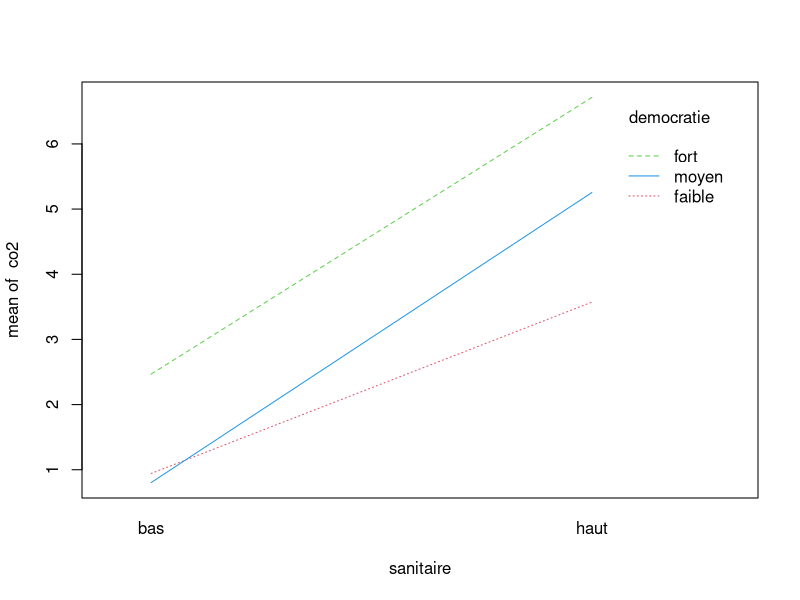
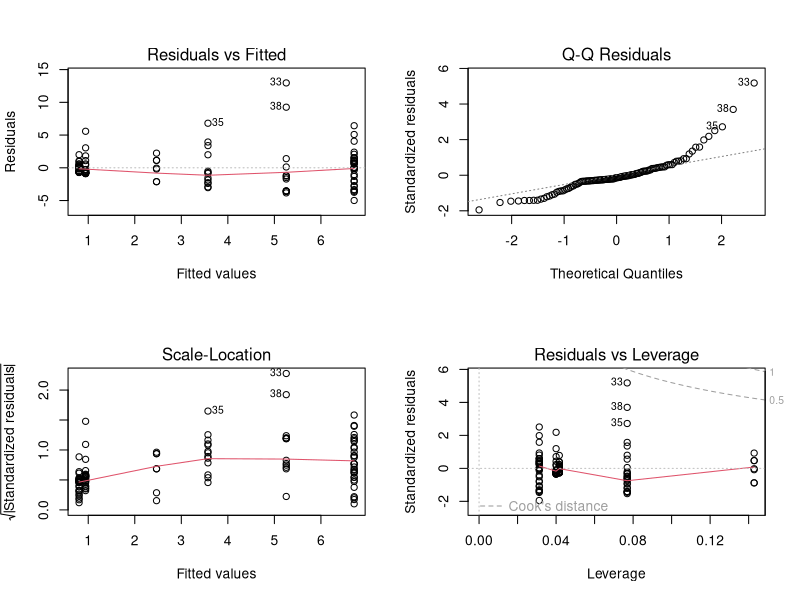
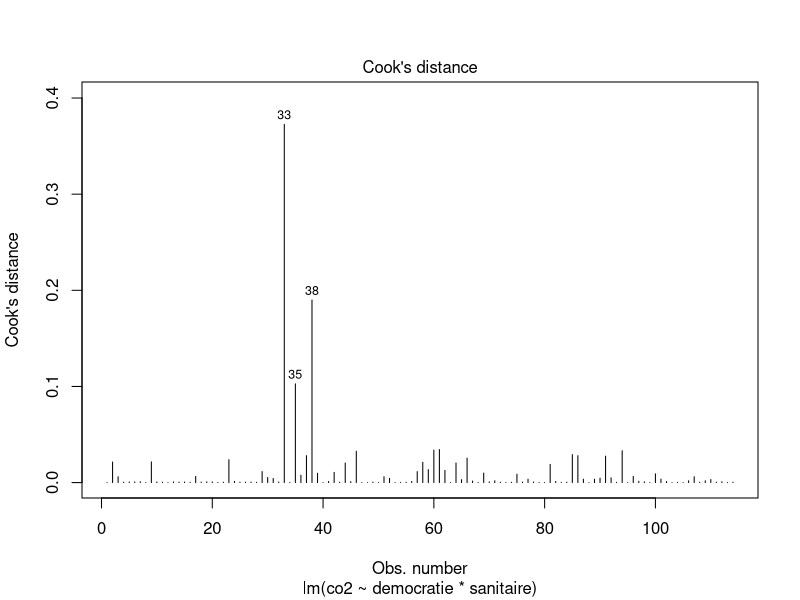
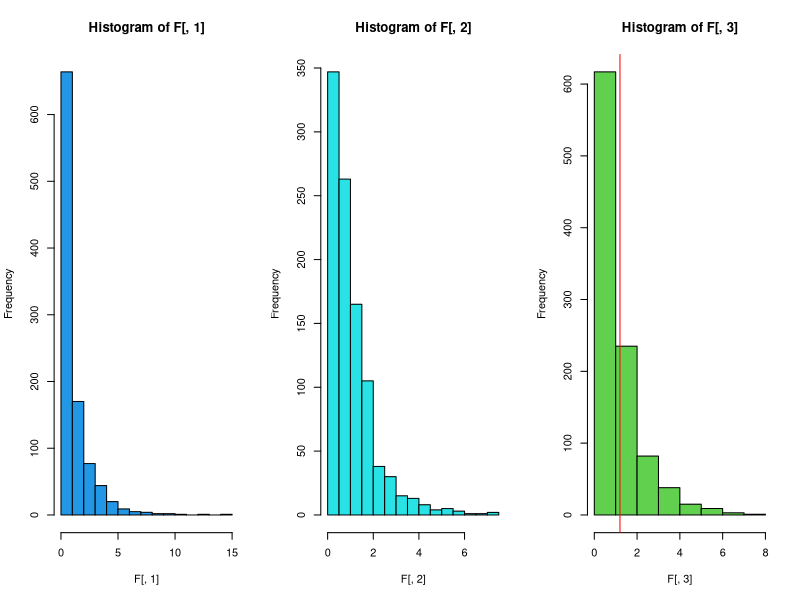
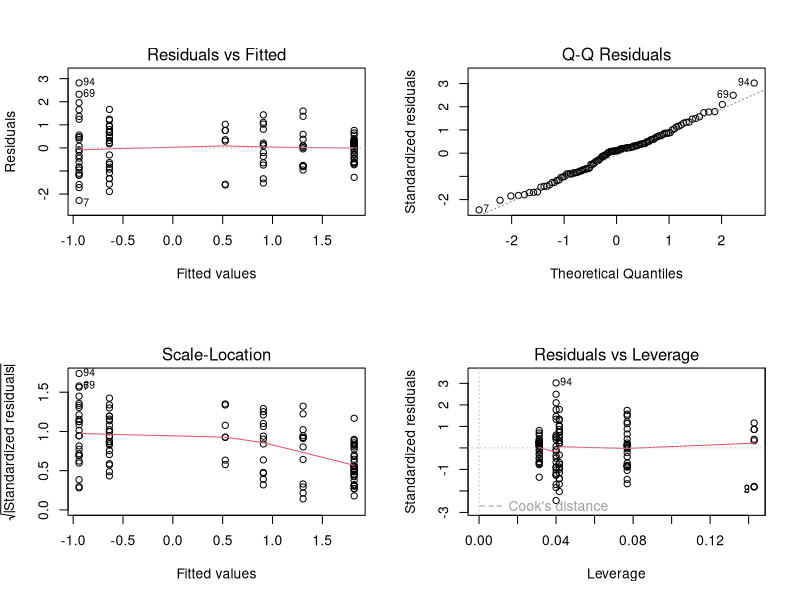
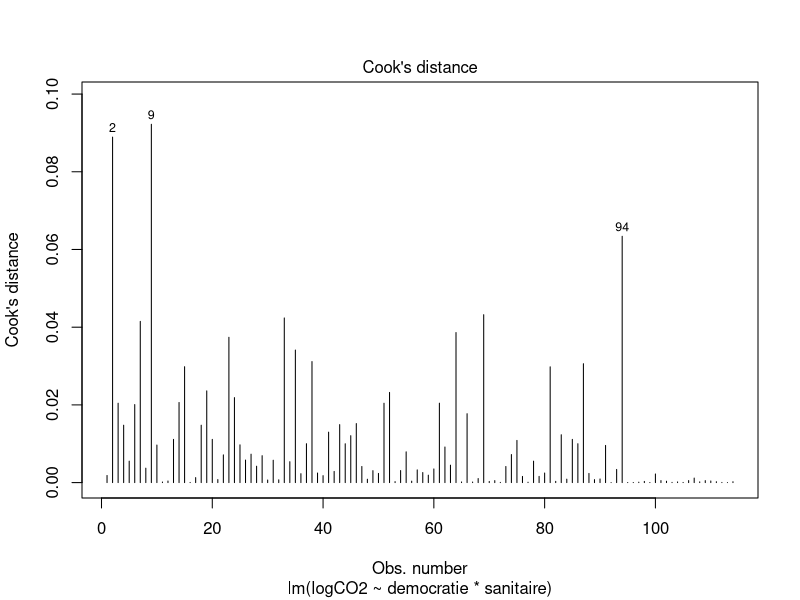
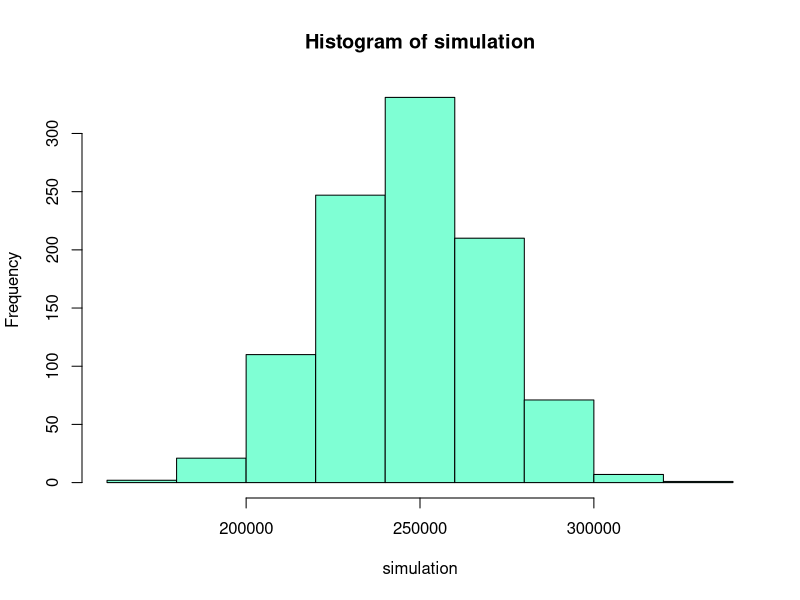

R code for these plots, in order:
## ---- chunk 1
knitr::opts_chunk$set(echo = TRUE)
## ---- chunk 2
rm(list=ls())
## ---- chunk 3
goodlife <- read.csv("./good_life.txt", sep = "\t", header = TRUE, dec = ",")
continent <- goodlife$continent
region <- goodlife$region_monde
pays <- goodlife$pays
co2 <- goodlife$CO2
eau <- goodlife$eau
sanitaire <- as.factor(goodlife$sanitaire)
democratie <- as.factor(goodlife$democratie)
## ---- chunk 4
num_sanitaire <- as.numeric(sanitaire)
num_democratie <- as.numeric(democratie)
tab <- table(num_sanitaire,num_democratie)
chisq.test(tab)
## ---- chunk 5
chisq.test(tab)$expected
## ---- chunk 6
fisher.test(tab)
## ---- chunk 7
xtabs(~ sanitaire + democratie)
## ---- chunk 8
interaction.plot(sanitaire, democratie, co2, col = 2:4)
## ---- chunk 9
lm1 <- lm(co2 ~ democratie * sanitaire )
anova(lm1)
## ---- chunk 10
lm1b <- lm(co2~ democratie + sanitaire)
summary(lm1b)
## ---- chunk 11
contrasts(democratie) #par défaut
contrasts(democratie) <- contr.treatment(3, base = 2)
contrasts(democratie) # democratiefort passe en référence (dans l'intercept)
lm1b <- lm(co2~democratie+sanitaire)
summary(lm1b)
## ---- chunk 12
lm2 <- lm(co2~sanitaire + democratie)
anova(lm2)
## ---- chunk 13
(385.51 + 313.52) == (605.24 + 93.79) # les Mean Sq sont égaux
## ---- chunk 14
lm3 <- aov(co2~democratie+sanitaire+Error(democratie:sanitaire))
summary(lm3)
## ---- chunk 15
1-pf((192.755/8.142), 2, 2) #test de F pour l'effet democratie
1-pf((313.522/8.142), 1, 2) #test de F pour l'effet sanitaire 
## ---- chunk 16
sqrt((192.755 - 6.786)/2) #sigma_democratie
sqrt((313.522 - 6.786)/3) #sigma_sanitaire
sqrt(6.786) #sigma_residuelles
## ---- chunk 17
par(mfrow = c(2, 2))
plot(lm1)
## ---- chunk 18
shapiro.test(residuals(lm1))
## ---- chunk 19
bartlett.test(residuals(lm1), interaction(democratie, sanitaire))
## ---- chunk 20
par(mfrow=c(1,1))
plot(lm1,4)
## ---- chunk 21
F = matrix(0, nc = 4, nr = 1000)
for (i in 1:1000) {
  CO2_sim = sample(x = co2,
                   size = length(co2),
                   replace = FALSE)
  lm_temp = lm(CO2_sim ~ sanitaire * democratie)
  F[i, ] = anova(lm_temp)$"F value"
}
sum(F[, 1] > anova(lm1)$"F value"[1]) / 1000
sum(F[, 2] > anova(lm1)$"F value"[2]) / 1000
sum(F[, 3] > anova(lm1)$"F value"[3]) / 1000
## ---- chunk 22
par(mfrow=c(1,3))
hist(F[,1], col = 4) ; abline(v = anova(lm1)$"F value"[1], col = 'red')
hist(F[, 2], col = 5) ; abline(v = anova(lm1)$"F value"[2], col = 'red')
hist(F[,3], col = 3) ; abline(v = anova(lm1)$"F value"[3], col = 'red')
## ---- chunk 23
logCO2 <- log(co2)
lm4 <- lm(logCO2 ~ democratie*sanitaire)
## ---- chunk 24
par(mfrow = c(2,2))
plot(lm4)
shapiro.test(residuals(lm4)) # on ne rejete pas H0
bartlett.test(residuals(lm4), democratie)
bartlett.test(residuals(lm4), sanitaire) # => on rejete H0
par(mfrow = c(1,1))
plot(lm4, 4)
## ---- chunk 25
anova(lm4)
## ---- chunk 26
Fb = matrix(0, nc = 4, nr = 1000)
for (i in 1:1000) {
  logCO2_sim = sample(x = logCO2,
                   size = length(logCO2),
                   replace = FALSE)
  lm_temp = lm(logCO2_sim ~ sanitaire * democratie)
  Fb[i, ] = anova(lm_temp)$"F value"
}
sum(Fb[, 1] > anova(lm4)$"F value"[1]) / 1000
sum(Fb[, 2] > anova(lm4)$"F value"[2]) / 1000
sum(Fb[, 3] > anova(lm4)$"F value"[3]) / 1000
## ---- chunk 27
library(nortest)

R <- rank(co2)
S <- rank(eau)
D <- sum((R-S)**2)

simulation=vector()
for (i in 1:1000) {
  R_sim=sample(R, length(R),replace=FALSE)
  S_sim=sample(S, length(S), replace = FALSE)
  simulation[i]=sum((R_sim - S_sim)**2)
}

hist(simulation, col = "aquamarine")
cvm.test(simulation)
## ---- chunk 28
cor.test(co2, eau, m = "pearson")
## ---- chunk 29
anova(lm(co2~ eau))
## ---- chunk 30
cor.test(co2, eau,  m="spearman") # attention aux ex-aequos 
cor.test(co2, eau, m="kendall")
## ---- chunk 31
tab2 <- table(continent, region); tab2
## ---- chunk 32
lm5 <- lm(co2 ~ continent + region) # attention l'ordre est important 
anova(lm5)
summary(lm5)
## ---- chunk 33
region2 <- as.factor(region)
contrasts(region2) <- contr.treatment(9, base = 5) # Asie_indus en intercepte

lm5b <- lm(co2 ~ continent + region2) 
summary(lm5b)
## ---- chunk 34
lm6 <- aov(co2 ~ continent + Error(region))
summary(lm6)
coefficients(lm6)
## ---- chunk 35
library(nlme)
library(lme4)
## ---- chunk 36
lm5 <- lme(fixed=co2~1+continent, random = list(continent=~1, region=~1))
summary(lm5)
coefficients(lm5)
## ---- chunk 37
lm6 <- lmer(co2~continent+(1|continent:region))
summary(lm6)
anova(lm6)
